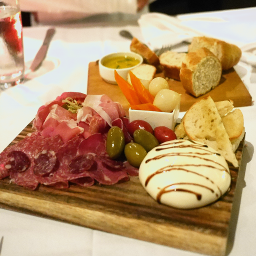
#> input picture ffmpeg-8.0/tests/reference.pnm, 256 x 256 px
$ python thumbnails.py ../ffmpeg-8.0/tests/reference.pnm ../ffmpeg-8.0/tests/reference.pnm ../ffmpeg-8.0/tests/reference.pnm
#> lines starting #> are read from the running program, lines starting #| are printed output that depends on the picture
"""
Thumbnail generator for Type Beat videos using Pillow.
Generates YouTube-ready thumbnails with beat name, "Type Beat" text, and optional channel logo.
"""

import os
from pathlib import Path
from PIL import Image, ImageDraw, ImageFont
from typing import Optional, Tuple


class ThumbnailGenerator:
    """Generate thumbnails for Type Beat videos."""

    # YouTube standard thumbnail size
    DEFAULT_WIDTH = 1280
    DEFAULT_HEIGHT = 720

    # Common image formats supported
    SUPPORTED_FORMATS = ('.jpg', '.jpeg', '.jfif', '.png', '.gif', '.bmp', '.webp', '.tiff', '.tif', '.heic')

    def __init__(self, bg_image_path: str, output_dir: str = 'thumbnails'):
        """
        Initialize thumbnail generator.

        Args:
            bg_image_path: Path to background image
            output_dir: Directory to save thumbnails
        """
        self.bg_image_path = bg_image_path
        self.output_dir = output_dir
        self.width = self.DEFAULT_WIDTH
        self.height = self.DEFAULT_HEIGHT

        Path(output_dir).mkdir(parents=True, exist_ok=True)

        if not os.path.exists(bg_image_path):
            raise FileNotFoundError(f"Background image not found: {bg_image_path}")

    def _load_background(self) -> Image.Image:
        """Load and resize background image to standard dimensions."""
        try:
            bg = Image.open(self.bg_image_path)
#> bg is the input picture: PIL image 256x256 RGB; mean R, G, B 183.6, 148.4, 107.4

            # Convert RGBA to RGB if needed
            if bg.mode == 'RGBA':
                bg = bg.convert('RGB')

            # Resize to YouTube standard
            bg = bg.resize((self.width, self.height), Image.Resampling.LANCZOS)
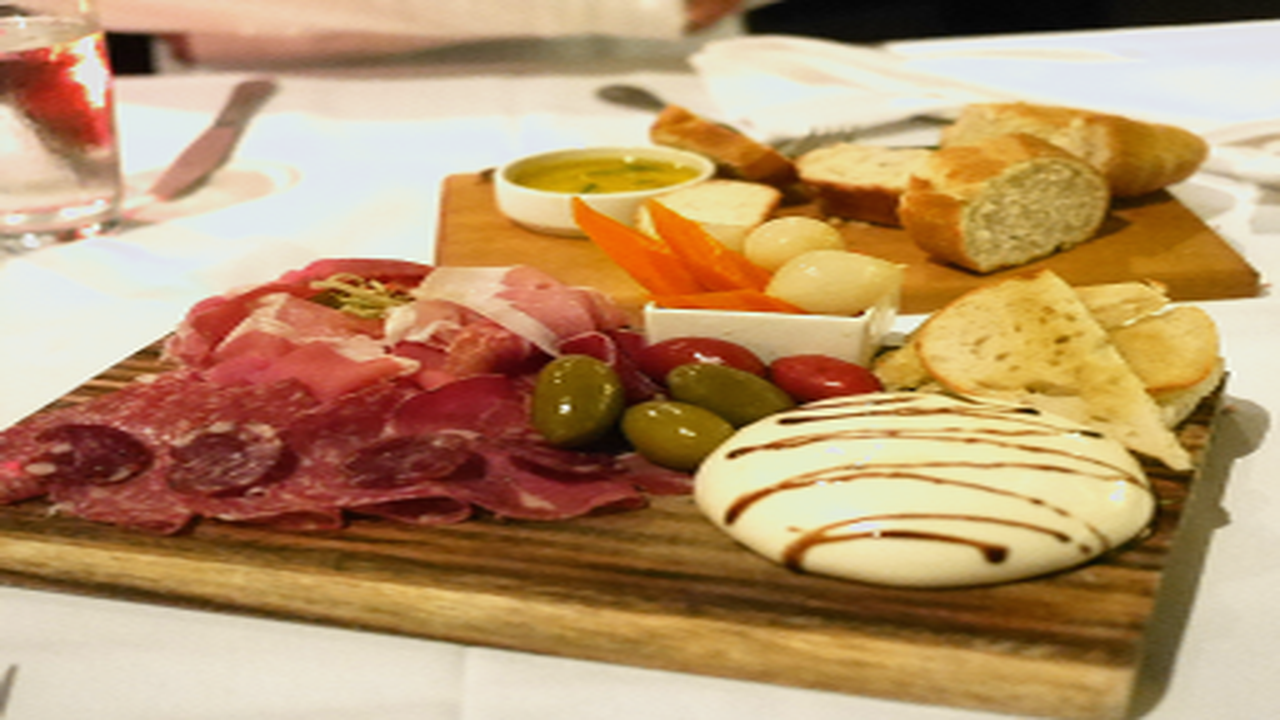
#> bg: PIL image 1280x720 RGB; mean R, G, B 183.6, 148.4, 107.4
            return bg
        except Exception as e:
            raise RuntimeError(f"Error loading background image: {e}")

    def _get_font(self, size: int) -> ImageFont.FreeTypeFont:
        """Get font for text rendering. Falls back to default if custom fonts unavailable."""
#> called with size = 120
        font_paths = [
            '/usr/share/fonts/truetype/dejavu/DejaVuSans-Bold.ttf',
            '/System/Library/Fonts/Helvetica.ttc',
            'C:\\Windows\\Fonts\\arial.ttf',
        ]

        for font_path in font_paths:
            if os.path.exists(font_path):
                try:
                    return ImageFont.truetype(font_path, size)
                except Exception:
                    continue

        # Fallback to default font
        return ImageFont.load_default()

    def _add_text_with_shadow(self, draw: ImageDraw.ImageDraw, text: str,
                             position: Tuple[int, int], font: ImageFont.FreeTypeFont,
                             text_color: Tuple[int, int, int] = (255, 255, 255),
                             shadow_color: Tuple[int, int, int] = (0, 0, 0),
                             shadow_offset: int = 3) -> None:
        """Draw text with shadow effect."""
        # Shadow
        shadow_pos = (position[0] + shadow_offset, position[1] + shadow_offset)
        draw.text(shadow_pos, text, font=font, fill=shadow_color)

        # Main text
        draw.text(position, text, font=font, fill=text_color)

    def generate(self, beat_name: str, logo_path: Optional[str] = None,
                channel_name: Optional[str] = None) -> str:
        """
        Generate thumbnail with beat name and optional logo.

        Args:
            beat_name: Name of the beat (e.g., "Trap Beat")
            logo_path: Optional path to channel logo
            channel_name: Optional channel name to display

        Returns:
            Path to generated thumbnail
        """
        # Load background
        thumbnail = self._load_background()
        draw = ImageDraw.Draw(thumbnail)

        # Setup fonts
        title_font = self._get_font(120)  # Large font for beat name
        subtitle_font = self._get_font(80)  # Medium font for "Type Beat"
        small_font = self._get_font(40)  # Small font for channel name

        # Draw beat name (centered, upper area)
        beat_y = 150
        beat_bbox = draw.textbbox((0, 0), beat_name, font=title_font)
#> beat_bbox = (0, 21, 854, 137)
        beat_width = beat_bbox[2] - beat_bbox[0]
#> beat_width = 854
        beat_x = (self.width - beat_width) // 2
#> beat_x = 213
        self._add_text_with_shadow(draw, beat_name, (beat_x, beat_y), title_font)

        # Draw "Type Beat" (centered, below beat name)
        type_beat_text = "Type Beat"
        type_y = beat_y + 140
        type_bbox = draw.textbbox((0, 0), type_beat_text, font=subtitle_font)
#> type_bbox = (0, 17, 444, 92)
        type_width = type_bbox[2] - type_bbox[0]
#> type_width = 444
        type_x = (self.width - type_width) // 2
#> type_x = 418
        self._add_text_with_shadow(draw, type_beat_text, (type_x, type_y), subtitle_font,
                                  text_color=(255, 200, 0))  # Golden accent

        # Add logo if provided
        if logo_path and os.path.exists(logo_path):
            try:
                logo = Image.open(logo_path)
                if logo.mode == 'RGBA':
                    # Keep alpha channel for logos with transparency
                    pass
                else:
                    logo = logo.convert('RGBA')

                # Resize logo to fit in corner (max 200x200)
                logo.thumbnail((200, 200), Image.Resampling.LANCZOS)
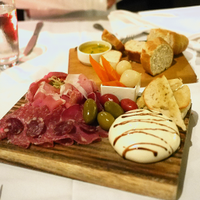
#> logo: PIL image 200x200 RGBA; mean R, G, B, A 183.6, 148.4, 107.4, 255

                # Paste in top-right corner with padding
                logo_x = self.width - logo.width - 20
#> logo_x = 1060
                logo_y = 20
                thumbnail.paste(logo, (logo_x, logo_y), logo if logo.mode == 'RGBA' else None)
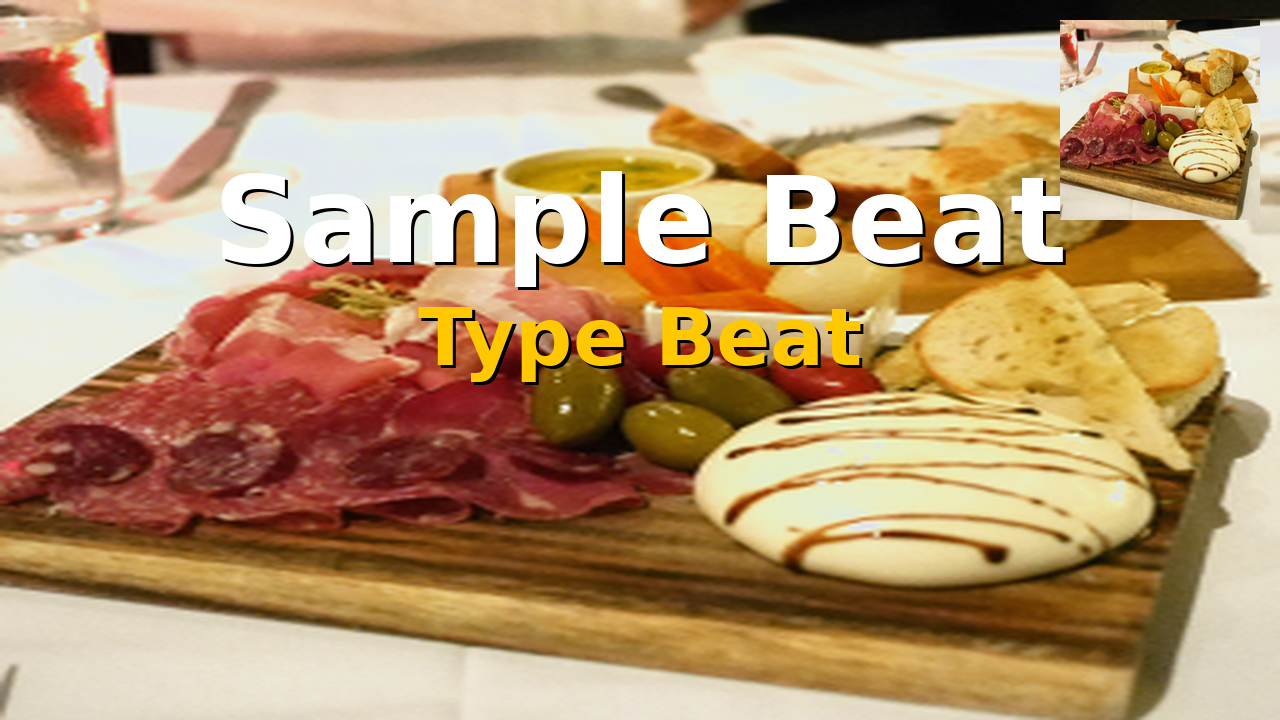
#> thumbnail: PIL image 1280x720 RGB; mean R, G, B 184.2, 150.6, 109.9
            except Exception as e:
                print(f"Warning: Could not add logo: {e}")

        # Add channel name if provided
        if channel_name:
            channel_y = self.height - 80
            channel_bbox = draw.textbbox((0, 0), channel_name, font=small_font)
#> channel_bbox = (0, 8, 765, 47)
            channel_width = channel_bbox[2] - channel_bbox[0]
#> channel_width = 765
            channel_x = (self.width - channel_width) // 2
#> channel_x = 257
            self._add_text_with_shadow(draw, channel_name, (channel_x, channel_y), small_font,
                                      text_color=(200, 200, 200))

        # Save thumbnail
        safe_name = "".join(c for c in beat_name if c.isalnum() or c in (' ', '-', '_')).strip()
        output_path = os.path.join(self.output_dir, f"{safe_name}_thumbnail.jpg")

        # Convert to RGB for JPEG (no alpha channel)
        if thumbnail.mode == 'RGBA':
            thumbnail = thumbnail.convert('RGB')

        thumbnail.save(output_path, 'JPEG', quality=95)
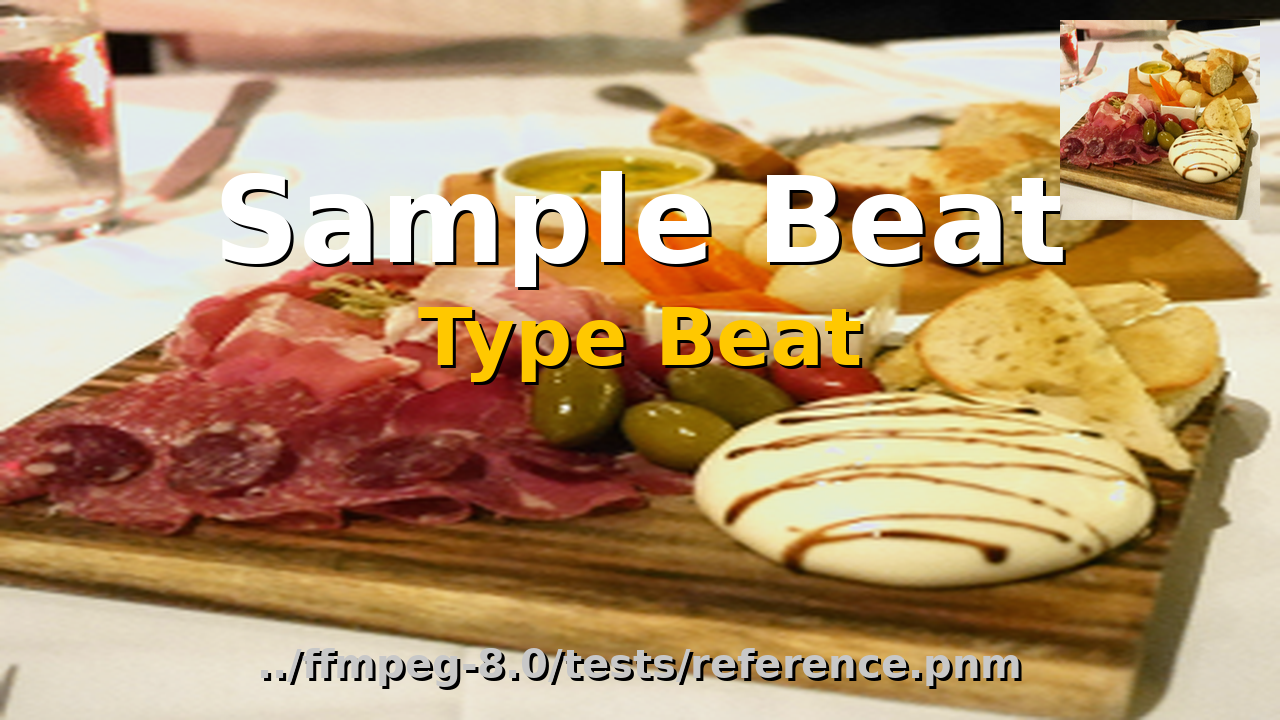
#> saved as Sample Beat_thumbnail.jpg: PIL image 1280x720 RGB; mean R, G, B 183.1, 149.9, 109.9
        return output_path


def generate_thumbnail_batch(bg_image_path: str, beats: list, logo_path: Optional[str] = None,
                            channel_name: Optional[str] = None, output_dir: str = 'thumbnails') -> list:
    """
    Generate thumbnails for multiple beats.

    Args:
        bg_image_path: Path to background image
        beats: List of beat names
        logo_path: Optional path to channel logo
        channel_name: Optional channel name
        output_dir: Output directory for thumbnails

    Returns:
        List of generated thumbnail paths
    """
    generator = ThumbnailGenerator(bg_image_path, output_dir)
    results = []

    for beat_name in beats:
        try:
            thumb_path = generator.generate(beat_name, logo_path, channel_name)
            results.append(thumb_path)
            print(f"✓ Generated thumbnail: {thumb_path}")
        except Exception as e:
            print(f"✗ Error generating thumbnail for '{beat_name}': {e}")

    return results


if __name__ == '__main__':
    # Example usage
    import sys

    if len(sys.argv) < 2:
        print("Usage: python thumbnails.py <background_image> [logo_path] [channel_name]")
        sys.exit(1)

    bg_image = sys.argv[1]
    logo = sys.argv[2] if len(sys.argv) > 2 else None
    channel = sys.argv[3] if len(sys.argv) > 3 else None

    try:
        generator = ThumbnailGenerator(bg_image)
        thumb_path = generator.generate("Sample Beat", logo, channel)
        print(f"Thumbnail generated: {thumb_path}")
    except Exception as e:
        print(f"Error: {e}")
        sys.exit(1)
